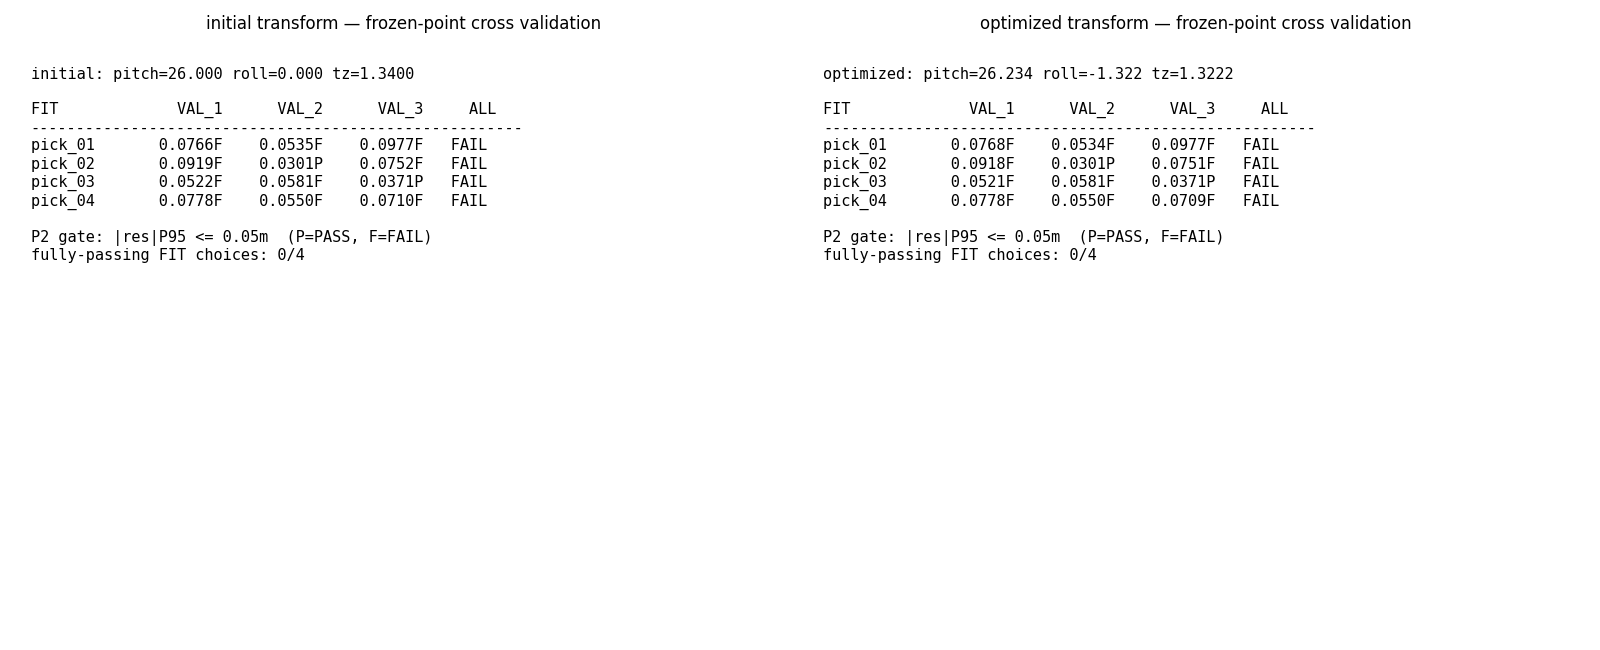

Source code (Python):
# -*- coding: utf-8 -*-
"""
GL-E02 真 P2 验证 (冻结点集版) / p2_frozen_validation.py
==========================================================
修正 p2_cross_validation.py 的方法论问题:
  框矩形是在"初始显示系(26.0,0,1.340)"里画的 → 物理点集应冻结.
  换变换后**不得**用矩形重选; 必须用同一批 index.

流程:
  1. 初始变换选点 (4 框并集, |Z-med|<0.12 修剪) → 冻结 index
  2. 对候选变换 (pitch, roll, tz) 组:
       冻结点的 fit 组 → 拟合平面
       冻结点的 val 组 → 外推残差 |P95| 对 P2 门 (0.05m)
  3. 对比: 初始变换 vs 优化变换, 对全部 4 种 FIT 选择

输出:
  p2_frozen_validation.png / .meta.json
"""
import json
import os
import numpy as np

HERE = os.path.dirname(os.path.abspath(__file__))
SRC_BIN = os.path.join(HERE, "points.bin")

STRIDE = 28

PICKS = {
    "pick_01": {"X": (1.022, 1.773), "Y": (-0.952, -0.432)},
    "pick_02": {"X": (2.623, 3.333), "Y": (-0.585,  0.213)},
    "pick_03": {"X": (1.918, 2.415), "Y": (-0.964,  0.087)},
    "pick_04": {"X": (1.296, 1.776), "Y": (-0.400,  0.220)},
}

TRANSFORMS = {
    "initial":   {"pitch": 26.0000, "roll":  0.0000, "tz": 1.3400,
                   "source": "user visual alignment 2026-10-04"},
    "optimized": {"pitch": 26.2338, "roll": -1.3221, "tz": 1.3222,
                   "source": "joint solve on frozen floor points (optimize_transform.py)"},
}

P2_GATE_M = 0.05


def load_points(path):
    raw = open(path, "rb").read()
    n = len(raw) // STRIDE
    buf = np.frombuffer(raw, dtype=np.uint8)[: n * STRIDE].reshape(n, STRIDE)
    xyzi = buf[:, :16].copy().view(np.float32)
    return (xyzi[:, 0].astype(np.float64),
            xyzi[:, 1].astype(np.float64),
            xyzi[:, 2].astype(np.float64))


def apply_transform(x, y, z, pitch, roll, tz):
    a = np.radians(pitch); b = np.radians(roll)
    ca, sa = np.cos(a), np.sin(a)
    cb, sb = np.cos(b), np.sin(b)
    rx0 = ca * x + sa * z
    rx1 = y
    rx2 = -sa * x + ca * z
    X = rx0
    Y = cb * rx1 - sb * rx2
    Z = sb * rx1 + cb * rx2 + tz
    return X, Y, Z


def plane_fit(X, Y, Z):
    A = np.column_stack([np.ones_like(X), X, Y])
    coef, *_ = np.linalg.lstsq(A, Z, rcond=None)
    res = Z - A @ coef
    return coef, res


def main():
    x, y, z = load_points(SRC_BIN)
    print("loaded", len(x))

    # ── 1) 冻结 index (用初始变换选) ────────────────────────
    t0 = TRANSFORMS["initial"]
    X0, Y0, Z0 = apply_transform(x, y, z, t0["pitch"], t0["roll"], t0["tz"])
    frozen = {}
    for pid, p in PICKS.items():
        X0m, X1m = p["X"]; Y0m, Y1m = p["Y"]
        m = (X0 >= X0m) & (X0 <= X1m) & (Y0 >= Y0m) & (Y0 <= Y1m)
        idx = np.where(m)[0]
        med = np.median(Z0[idx])
        keep = np.abs(Z0[idx] - med) < 0.12
        frozen[pid] = idx[keep]
        print(f"frozen {pid}: {len(frozen[pid])} pts")

    # ── 2) 对每个变换 + 每个 FIT 选择, 跑跨框验证 ────────────
    report = {}
    for tname, t in TRANSFORMS.items():
        Xw, Yw, Zw = apply_transform(x, y, z, t["pitch"], t["roll"], t["tz"])
        fz = {pid: (Xw[ix], Yw[ix], Zw[ix]) for pid, ix in frozen.items()}
        report[tname] = {}
        for fit_id in PICKS:
            fx, fy, fzz = fz[fit_id]
            coef, res = plane_fit(fx, fy, fzz)
            rms_fit = float(np.sqrt((res ** 2).mean()))
            entry = {"fit": fit_id, "fit_plane": {"a": float(coef[0]),
                                                   "b": float(coef[1]),
                                                   "c": float(coef[2]),
                                                   "rms_m": rms_fit},
                     "val": {}}
            for val_id in PICKS:
                if val_id == fit_id:
                    continue
                vx, vy, vzz = fz[val_id]
                pred = coef[0] + coef[1] * vx + coef[2] * vy
                r = vzz - pred
                keep = np.abs(r) < 0.12   # 同口径轻修剪
                r = r[keep]
                p95 = float(np.percentile(np.abs(r), 95))
                entry["val"][val_id] = {
                    "n": int(len(r)),
                    "mean_m": float(r.mean()),
                    "std_m": float(r.std()),
                    "absres_p95_m": p95,
                    "pass": bool(p95 <= P2_GATE_M),
                }
            entry["overall_pass"] = all(v["pass"] for v in entry["val"].values())
            report[tname][fit_id] = entry
            vals = " ".join(f"{vid}:{v['absres_p95_m']:.4f}{'P' if v['pass'] else 'F'}"
                            for vid, v in entry["val"].items())
            print(f"[{tname:9s}] FIT={fit_id}: rms={rms_fit:.4f} | {vals} | "
                  f"{'PASS' if entry['overall_pass'] else 'FAIL'}")

    # ── 汇总 ───────────────────────────────────────────────
    print()
    n_pass_init = sum(1 for e in report["initial"].values() if e["overall_pass"])
    n_pass_opt = sum(1 for e in report["optimized"].values() if e["overall_pass"])
    print(f"initial transform:   {n_pass_init}/4 FIT choices fully pass")
    print(f"optimized transform: {n_pass_opt}/4 FIT choices fully pass")
    best_opt = min(report["optimized"].items(),
                   key=lambda kv: max(v["absres_p95_m"] for v in kv[1]["val"].values()))
    worst_p95 = max(v["absres_p95_m"] for v in best_opt[1]["val"].values())
    print(f"best under optimized: FIT={best_opt[0]}, worst VAL |P95|={worst_p95:.4f}m "
          f"(gate {P2_GATE_M})")

    # ── 可视化: 表格图 ─────────────────────────────────────
    import matplotlib
    matplotlib.use("Agg")
    import matplotlib.pyplot as plt

    fig, axes = plt.subplots(1, 2, figsize=(16, 6.5), dpi=100)
    for ax, tname in zip(axes, ["initial", "optimized"]):
        ax.axis("off")
        t = TRANSFORMS[tname]
        lines = [f"{tname}: pitch={t['pitch']:.3f} roll={t['roll']:.3f} tz={t['tz']:.4f}",
                  "", f"{'FIT':10s} {'VAL_1':>10s} {'VAL_2':>10s} {'VAL_3':>10s}   {'ALL':>5s}",
                  "-" * 54]
        for fit_id, e in report[tname].items():
            row = [f"{fit_id:10s}"]
            for vid, v in e["val"].items():
                s = f"{v['absres_p95_m']:.4f}{'P' if v['pass'] else 'F'}"
                row.append(f"{s:>10s}")
            row.append("  PASS" if e["overall_pass"] else "  FAIL")
            lines.append(" ".join(row))
        lines.append("")
        lines.append("P2 gate: |res|P95 <= 0.05m  (P=PASS, F=FAIL)")
        n_pass = sum(1 for e in report[tname].values() if e["overall_pass"])
        lines.append(f"fully-passing FIT choices: {n_pass}/4")
        ax.text(0.02, 0.95, "\n".join(lines), va="top", ha="left",
                family="monospace", fontsize=11, transform=ax.transAxes)
        ax.set_title(f"{tname} transform — frozen-point cross validation")

    plt.tight_layout()
    out_png = os.path.join(HERE, "p2_frozen_validation.png")
    plt.savefig(out_png, dpi=100)
    print("SAVED:", out_png)

    meta = {
        "schema_version": "1.0",
        "kind": "gle02_p2_frozen_cross_validation",
        "method": "frozen point sets (selected under initial transform, union of boxes, "
                  "trimmed |Z-med|<0.12); cross-validated under both transforms",
        "frozen_counts": {pid: int(len(ix)) for pid, ix in frozen.items()},
        "transforms": TRANSFORMS,
        "report": report,
        "p2_gate_m": P2_GATE_M,
        "summary": {
            "initial_pass_fit_choices": int(n_pass_init),
            "optimized_pass_fit_choices": int(n_pass_opt),
            "best_optimized_fit": best_opt[0],
            "best_optimized_worst_val_p95_m": float(worst_p95),
        },
        "physical_verified": False,
        "notes": [
            "frozen sets avoid the selection-change artifact of rectangle re-selection",
            "optimized transform is model-based (assumes planar floor); instrument "
            "measurement (FIELD_CHECKLIST §2/§3) still required",
        ],
    }
    with open(os.path.join(HERE, "p2_frozen_validation.meta.json"), "w",
              encoding="utf-8") as f:
        json.dump(meta, f, ensure_ascii=False, indent=2)
    print("SAVED: p2_frozen_validation.meta.json")


if __name__ == "__main__":
    main()
